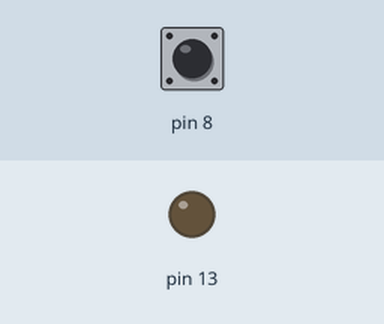
Simulated run of this sketch. Board: Arduino Uno, built with avr-gcc and run on an emulated ATmega328P. Parts: output pins drawn as LEDs (lit = HIGH). Inputs (shaded band) come from the test bench; at power-on: pin 8 HIGH. What the sketch prints to the serial monitor is not drawn.

Above: at 1.2 s.
1.3 s: pin 8 pulled LOW for 0.15 s
At 1.37 s:
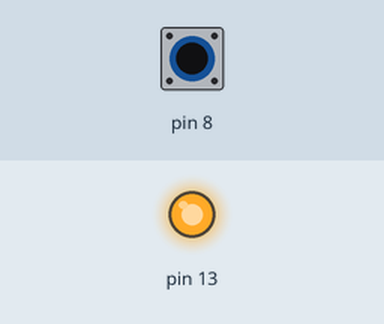
2.9 s: pin 8 pulled LOW for 3.2 s
At 7.1 s:
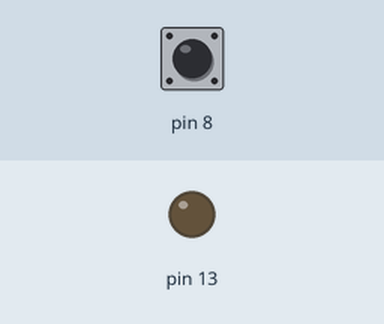
Timing chart, 0 to 8.6 s (numbered marks = the images above; inputs shaded):
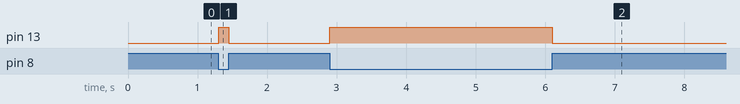

The sketch:

main.ino
```cpp
void setup() {
Serial.begin(9600);
 pinMode (13, OUTPUT);
 pinMode (8 , INPUT_PULLUP);

}

void loop() {
int button = digitalRead(8);

 if (button == LOW ){
  digitalWrite(13,HIGH);
  Serial.println(button);
 }

 else {
  digitalWrite(13 , LOW);
    Serial.println(button);

 }

}
```

Measured:
- after the input at 1.3 s, pin 13: LOW → HIGH at once, → LOW 0.15 s later
- after the input at 2.9 s, pin 13: LOW → HIGH at once, → LOW 3.2 s later
